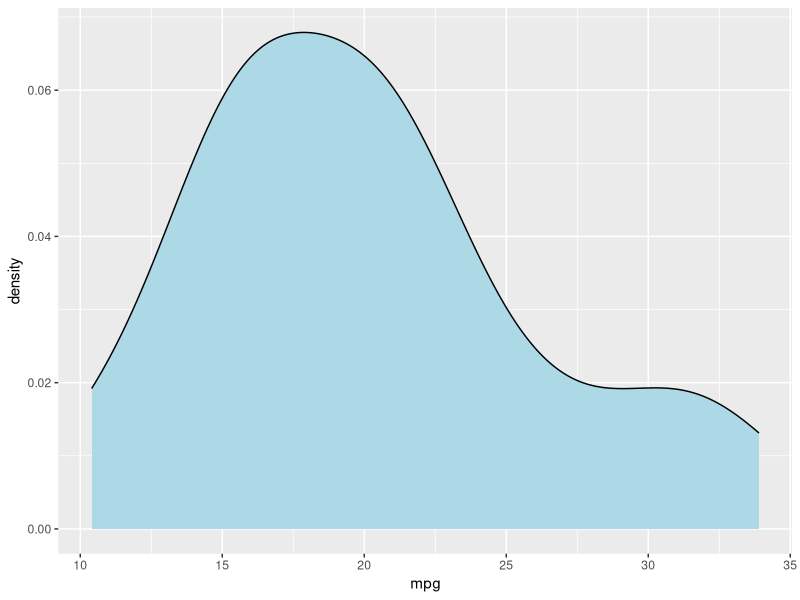
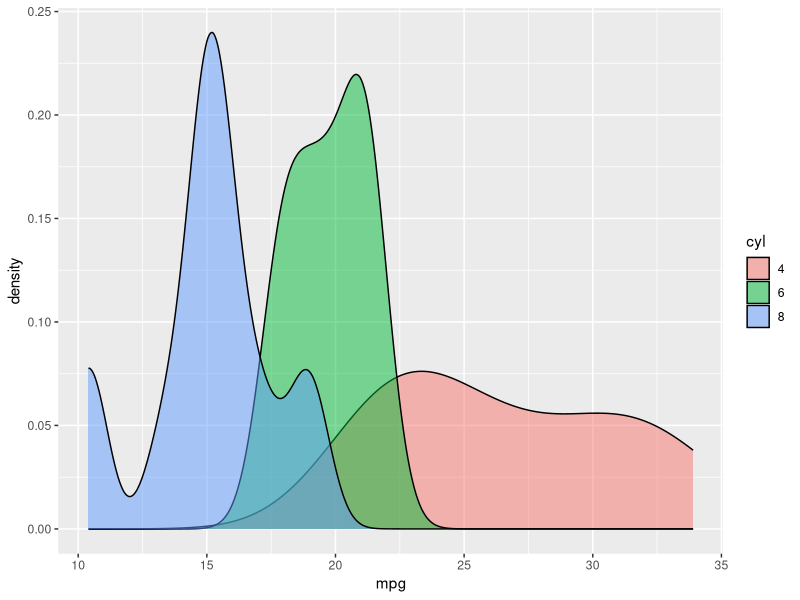
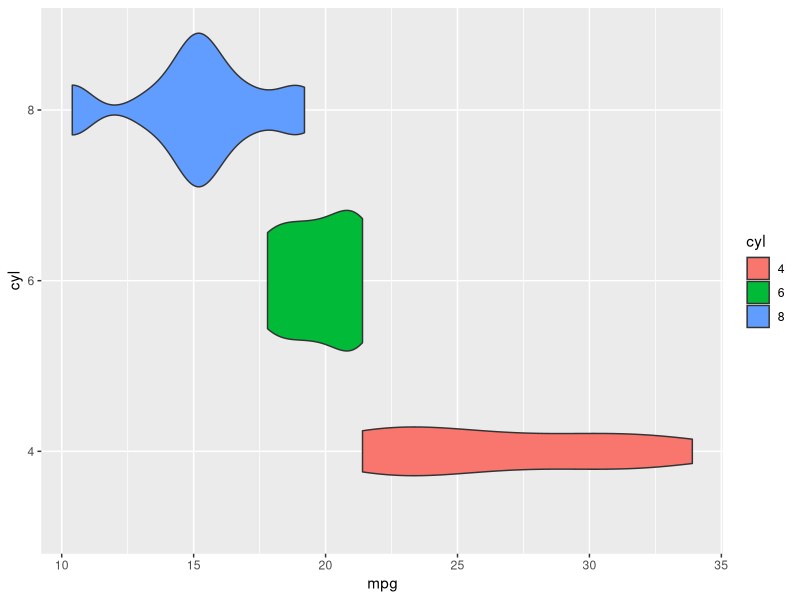
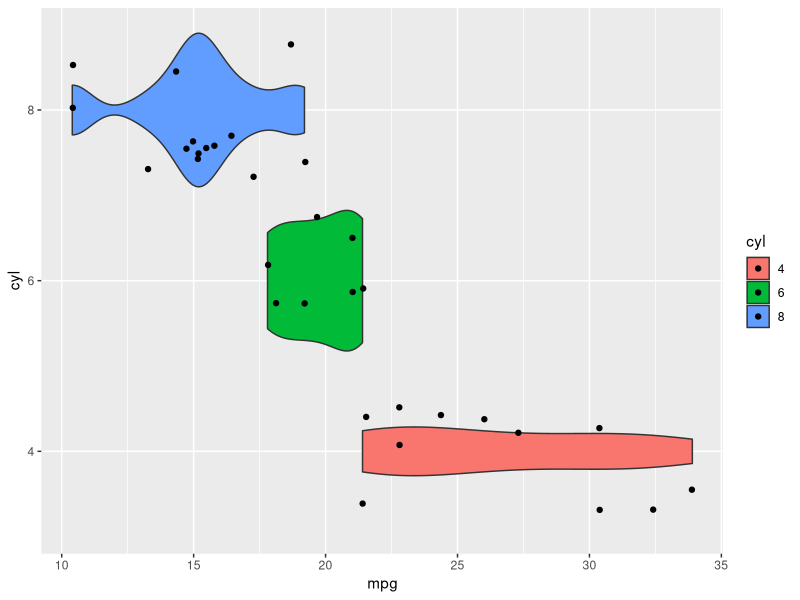
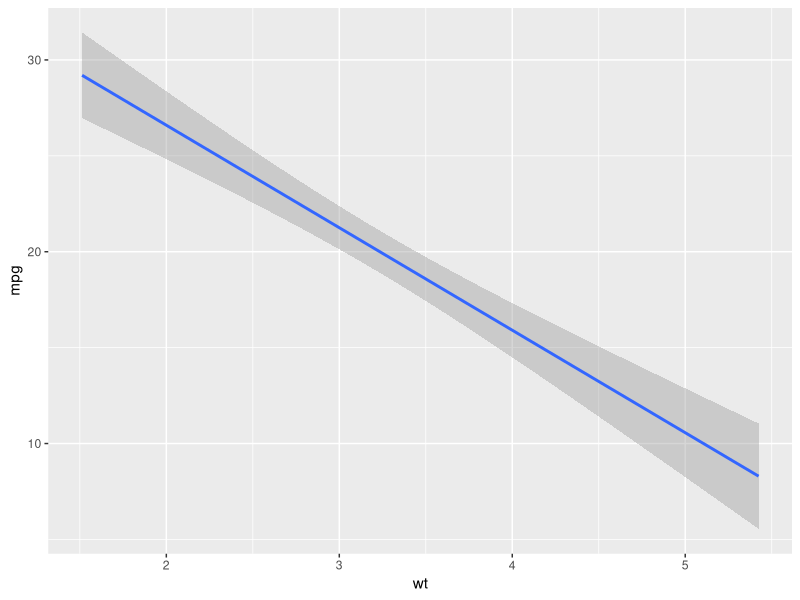
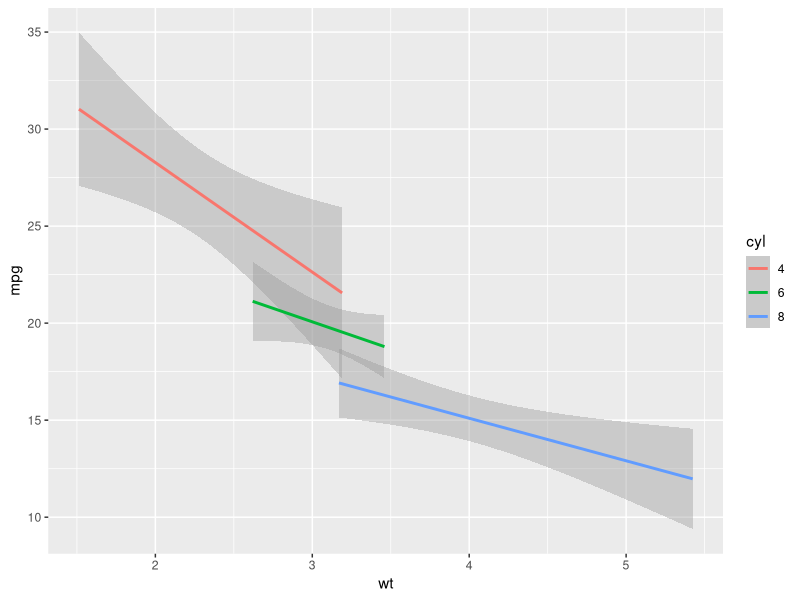
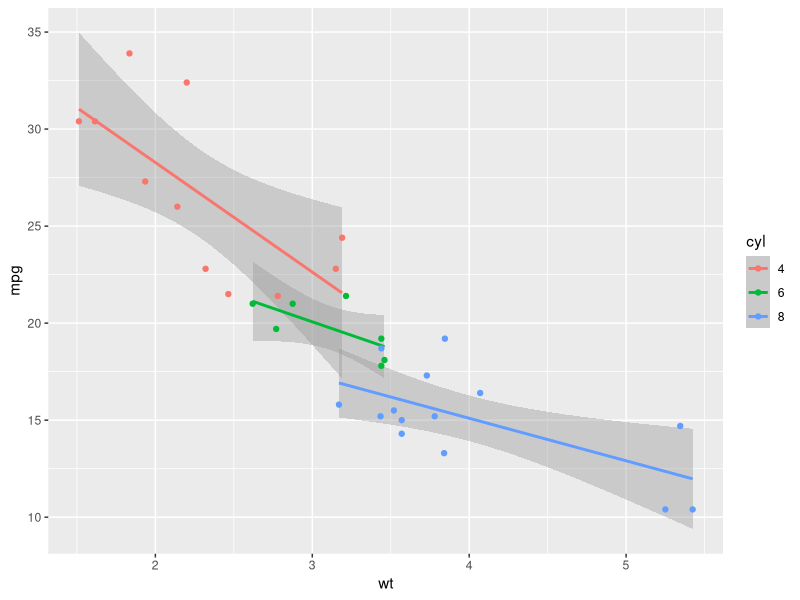
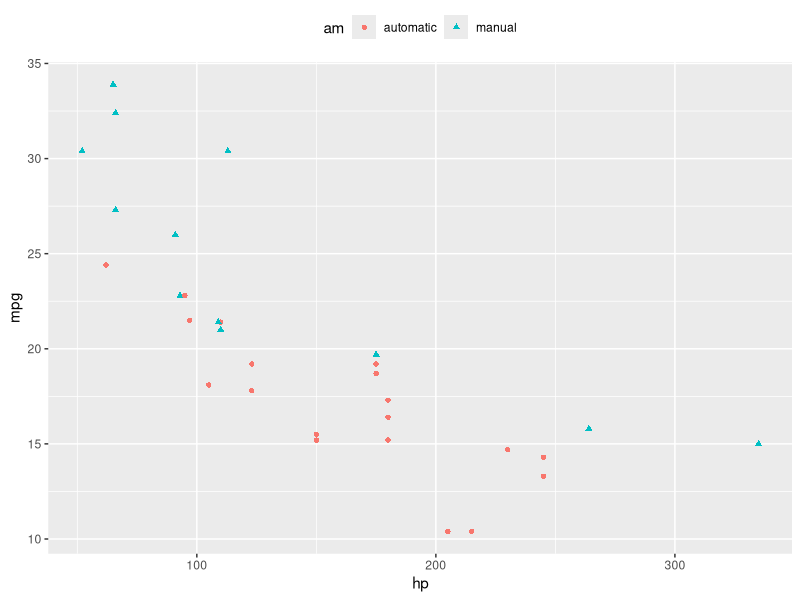

The R script that drew these images, in order:
## ---- chunk 1
knitr::opts_chunk$set(echo = TRUE)
## ---- chunk 2
# install.packages(c("tidyr", "reshape2"))
## ---- chunk 3
1+2
4/2
5*(1+2)
5^2
## ---- chunk 4
my_variable <- 7
## ---- chunk 5
my_variable
## ---- chunk 6
x <- c(6,7,8,9,10)
x
x[1]
x[c(2,4)]
x*2
## ---- chunk 7
x <- 1:7
x
## ---- chunk 8
y <- c("hello", "world")
y
## ---- chunk 9
y <- c(1, "hello")
y
## ---- chunk 10
dim(mtcars)
head(mtcars)
## ---- chunk 11
mtcars[1:4, c(1,4)]
## ---- chunk 12
mtcars$mpg
median(mtcars$mpg)
mean(mtcars$mpg)
var(mtcars$mpg)
## ---- chunk 13
str(mtcars)
## ---- chunk 14
mtcars$cyl <- factor(mtcars$cyl)

mtcars$vs <- factor(mtcars$vs)

mtcars$am <- factor(mtcars$am)

mtcars$gear <- factor(mtcars$gear)

mtcars$carb <- factor(mtcars$carb)

str(mtcars)
## ---- chunk 15
levels(mtcars$am) <- c("automatic", "manual")
str(mtcars)
## ---- chunk 16
# To use the ggplot2 library we have to call it with the library command
# One could think of the command "install.packages" as buying shoes and "library" as putting them on.
library(ggplot2)

ggplot(mtcars, aes(mpg)) + geom_density(fill="lightblue")
## ---- chunk 17
ggplot(mtcars, aes(mpg, fill=cyl)) + geom_density(alpha=.5)
## ---- chunk 18
p <- ggplot(mtcars, aes(cyl, mpg, fill=cyl)) + geom_violin() + coord_flip()
p
p + geom_jitter()
## ---- chunk 19
ggplot(mtcars, aes(wt, mpg)) + stat_smooth(method="lm")
## ---- chunk 20
p <- ggplot(mtcars, aes(wt, mpg, color=cyl)) + stat_smooth(method="lm") 
p
p + geom_point()
## ---- chunk 21
p <- ggplot(mtcars, aes(hp, mpg, color=am, shape=am)) + geom_point() 
p <- p + theme(legend.position="top")
p
p + facet_grid(gear~cyl)
## ---- chunk 22
library(dplyr)
## ---- chunk 23
summarise(mtcars, mean_mpg=mean(mpg), mean_wt=mean(wt))
temp <- group_by(mtcars, cyl)
temp1 <- summarise(temp, mean_mpg=mean(mpg), mean_wt=mean(wt))
temp1

# one could alternatively chain the operation using the pipe operation %>%
# mtcars %>% group_by(cyl) %>% summarise(mean_mpg=mean(mpg), mean_wt=mean(wt))
## ---- chunk 24
mtcars %>% select(mpg, cyl) %>% head()
## ---- chunk 25
mtcars %>% select(cyl,am,wt) %>% arrange(cyl,am,wt) %>% head()
## ---- chunk 26
temp1 <- mtcars %>% mutate(heavy=factor(ifelse(wt < 3, "Light", "Heavy")))
str(temp1)
## ---- chunk 27
temp1 %>% filter(heavy=="Heavy") %>% head()
## ---- chunk 28
# A Tsanas, MA Little, PE McSharry, LO Ramig (2009)
# 'Accurate telemonitoring of Parkinson.s disease progression by non-invasive speech tests',
library(data.table)
# url <- "https://archive.ics.uci.edu/ml/machine-learning-databases/
# parkinsons/telemonitoring/parkinsons_updrs.data"

#parkinson_dat <- fread(url)
#names(parkinson_dat)[1] <- "subject"

#write.csv(parkinson_dat, file="parkinson_dat.csv")

parkinson_dat <- read.csv("parkinson_dat.csv")

str(parkinson_dat)
## ---- chunk 29
parkinson_dat$sex <- factor(parkinson_dat$sex)
levels(parkinson_dat$sex) <- c("male", "female")
## ---- chunk 30
parkinson_dat %>% distinct(subject, .keep_all = TRUE) %>% group_by(sex) %>%
  summarise(count=n(), mean_age=mean(age))
## ---- chunk 31
parkinson_dat_old <- parkinson_dat %>% filter(age >= 65)
parkinson_dat_old %>% distinct(subject, .keep_all = TRUE) %>% group_by(sex) %>%
  summarise(count=n(), mean_age=mean(age))
## ---- chunk 32
library(ggplot2)
ggplot(parkinson_dat, aes(sex, motor_UPDRS, fill=sex)) + geom_boxplot()
## ---- chunk 33
new_parkinson_dat <- parkinson_dat %>% group_by(subject) %>%
  summarise(mean_motor_UPDRS = mean(motor_UPDRS), age=mean(age))
new_parkinson_dat
## ---- chunk 34
new_parkinson_dat$old <- new_parkinson_dat$age >= 65
ggplot(new_parkinson_dat, aes(old, mean_motor_UPDRS, fill=old)) +
  geom_boxplot() #+ ggtitle("my title") + xlab("x lab") + ylab("y lab")
## ---- chunk 35
parkinson_dat_sub <- subset(parkinson_dat, subject<=6)
ggplot(parkinson_dat_sub, aes("", total_UPDRS, fill=age)) + geom_boxplot() +
  facet_wrap(~subject, ncol = 3)
## ---- chunk 36
parkinson_dat_select <- parkinson_dat %>% select(total_UPDRS,PPE,DFA)
head(parkinson_dat_select)
library(reshape2)
parkinson_dat_melt <- melt(parkinson_dat_select, id="total_UPDRS")
head(parkinson_dat_melt)
ggplot(parkinson_dat_melt, aes(value, total_UPDRS)) + stat_smooth(method = "lm") +
  geom_point(alpha=0.15) + facet_wrap(~variable, scales="free",ncol=1)
## ---- chunk 37
mymodel <- lm(total_UPDRS~age+sex+PPE+DFA+0, parkinson_dat) # + 0 is fot no intercept, coherent with the paper from which the data comes from
summary(mymodel)
## ---- chunk 38
#breast_cancer <- fread("https://archive.ics.uci.edu/ml/machine-learning-databases/breast-cancer-wisconsin/breast-cancer-wisconsin.data")
#names(breast_cancer) <- c("id_number", "clump_thickness", "cell_size", "cell_shape", "marginal_adhesion", "single_epithelial", "bare_nuclei", "bland_chromatin", "normal_nucleoli", "mitoses", "class")
#write.csv(breast_cancer, file="breast_cancer.csv")

breast_cancer <- read.csv("breast_cancer.csv")
str(breast_cancer)
## ---- chunk 39
breast_cancer$class <- factor(breast_cancer$class)
levels(breast_cancer$class) <- c("benign", "malignant")
str(breast_cancer)
## ---- chunk 40
breast_cancer %>% group_by(class) %>% summarise(count=n())
## ---- chunk 41
ggplot(breast_cancer, aes(clump_thickness)) + geom_bar()
## ---- chunk 42
ggplot(breast_cancer, aes(class, clump_thickness, fill=class)) + geom_boxplot()
## ---- chunk 43
model <- glm(class~clump_thickness, family = "binomial", data=breast_cancer)
summary(model)
